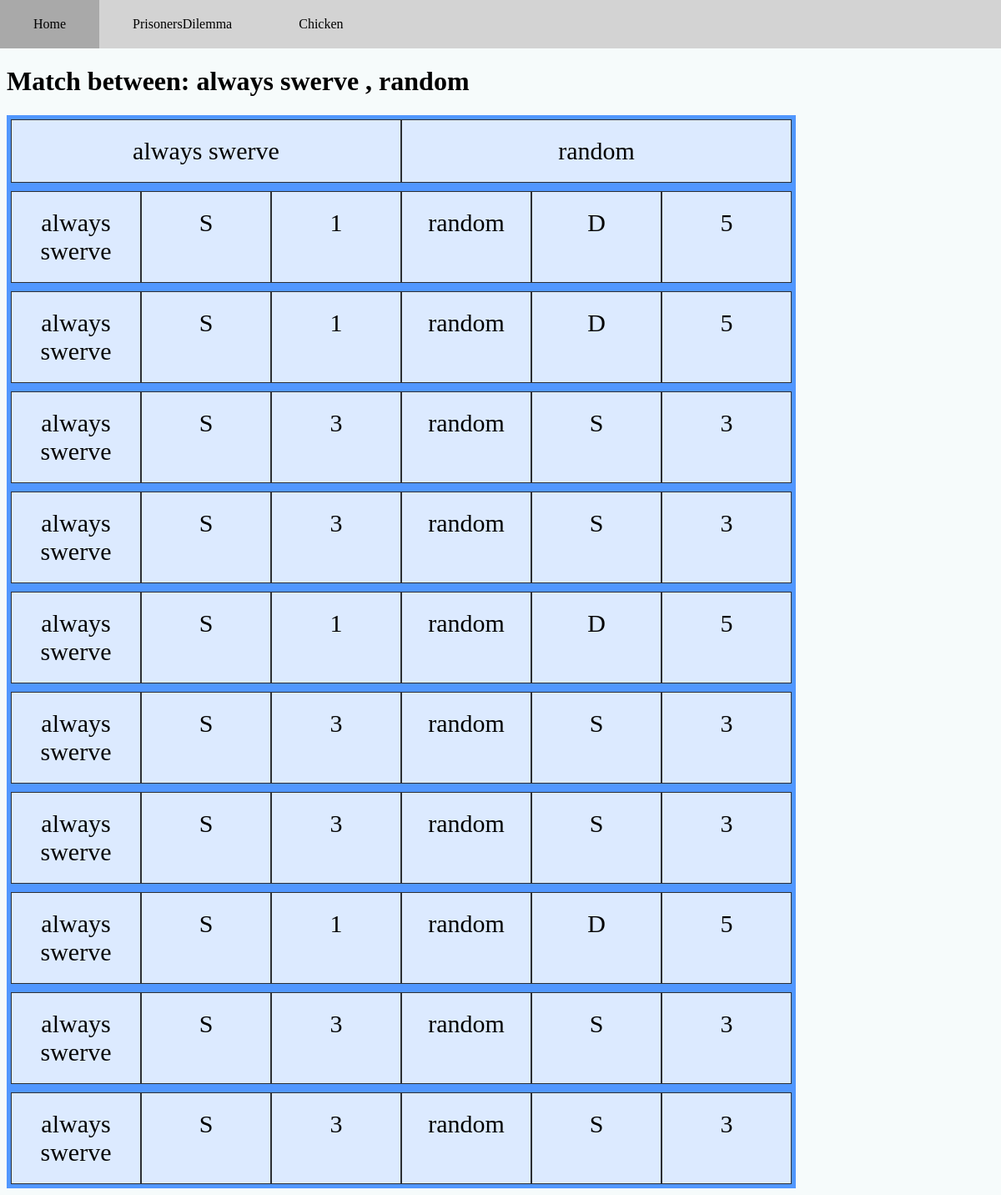
Page /games/matchDetail/106 on the committed database.
### games/models.py (models this page shows, shortened)
class Player(models.Model):
    name = models.TextField(max_length=100, default="default")
    user = models.ForeignKey(User, related_name="players", on_delete=models.CASCADE)
    strategy = models.TextField(default="default")
    points = models.IntegerField(default=0)
    rounds_played = models.IntegerField(default=0)
    points_per_round = models.FloatField(default=0)
    game = models.ForeignKey(Game, related_name= 'players', on_delete=models.CASCADE)

class PlayerPointPair(models.Model):
    round = models.ForeignKey(RoundData, related_name='playerPointPairs', on_delete=models.CASCADE)
    player = models.ForeignKey(Player, on_delete=models.CASCADE)
    points = models.IntegerField(default=0)
    move = models.TextField()

### games/views.py (the view)
# urls.py: path("matchDetail/<int:match_id>", views.matchDetail, name="matchDetail"),
def matchDetail(request, match_id):
    match = MatchSummary.objects.get(pk=match_id)
    playersOrderMap = {}
    playerPointPairs = []
    for idx, player in enumerate(match.players.all()):
        playersOrderMap [player] = idx
        playerPointPairs.append([])
    for round in match.rounds.all():
        for playerPointPair in round.playerPointPairs.all():
            curPlayer = playerPointPair.player
            playerPos = playersOrderMap[curPlayer]
            playerPointPairs[playerPos].append(playerPointPair)
    finalPairs = []
    for i in range(0, len(playerPointPairs[0])):
        roundI=[]
        for pairList in playerPointPairs:
            roundI.append(pairList[i])
        finalPairs.append(roundI)
    context = {
        "roundData":finalPairs,
        "match":match,
        "players":match.players.all()
    }
    template_name = 'games/matchDetail.html'
    return render(request, template_name, context)

### games/templates/games/matchDetail.html (shortened to what this page needs)
{% extends 'registration/base.html' %}
{% block content %}
{% load my_tags %}
<h1>Match between:
    {% for player in players %}
        {% if forloop.counter == 1 %}
            {{player.name}}
        {% else %}
            , {{player.name}}
        {% endif %}
    {% endfor %}
</h1>
    <div class="one-row-grid-container">
        {% for player in players %}
            <div class="grid-item">{{player.name}}</div>
        {% endfor %}
    </div>
    {% for pairList in roundData %}
        <div class="one-row-grid-container-third-width">
            {% for pair in pairList %}
            <div class="grid-item">{{pair.player.name}}</div>
            <div class="grid-item">{{pair.move}}</div>
            <div class="grid-item">{{pair.points}}</div>
            {% endfor %}
        </div>
    {% endfor %}
{% endblock %}

### prisonersDilemnaWeb/static/css/style.css (style rules this page uses)
body { margin: 0; background-color: #f6fbfb; }
.one-row-grid-container { display: grid; grid-auto-flow: column; grid-template-rows: auto; grid-template-columns: repeat(2, max(17px, 39vw)); background-color: rgb(81, 151, 255); padding: 5px; width: max(100px, 78vw); }
.one-row-grid-container-third-width { display: grid; grid-auto-flow: column; grid-template-rows: auto; grid-template-columns: repeat(6, max(25px, 13vw)); background-color: rgb(81, 151, 255); padding: 5px; width: max(100px, 78vw); }
.grid-item { background-color: rgba(255, 255, 255, 0.8); border: 1px solid rgba(0, 0, 0, 0.8); padding: 20px; font-size: 30px; text-align: center; }

### rows in the picture
Player: name "always swerve"
Player: name "random"
PlayerPointPair: player.name "always swerve", move "S", points "1"
PlayerPointPair: player.name "random", move "D", points "5"
PlayerPointPair: player.name "always swerve", move "S", points "1"
PlayerPointPair: player.name "random", move "D", points "5"
PlayerPointPair: player.name "always swerve", move "S", points "3"
PlayerPointPair: player.name "random", move "S", points "3"
PlayerPointPair: player.name "always swerve", move "S", points "3"
PlayerPointPair: player.name "random", move "S", points "3"
PlayerPointPair: player.name "always swerve", move "S", points "1"
PlayerPointPair: player.name "random", move "D", points "5"
PlayerPointPair: player.name "always swerve", move "S", points "3"
PlayerPointPair: player.name "random", move "S", points "3"
PlayerPointPair: player.name "always swerve", move "S", points "3"
PlayerPointPair: player.name "random", move "S", points "3"
PlayerPointPair: player.name "always swerve", move "S", points "1"
PlayerPointPair: player.name "random", move "D", points "5"
PlayerPointPair: player.name "always swerve", move "S", points "3"
PlayerPointPair: player.name "random", move "S", points "3"
PlayerPointPair: player.name "always swerve", move "S", points "3"
PlayerPointPair: player.name "random", move "S", points "3"
